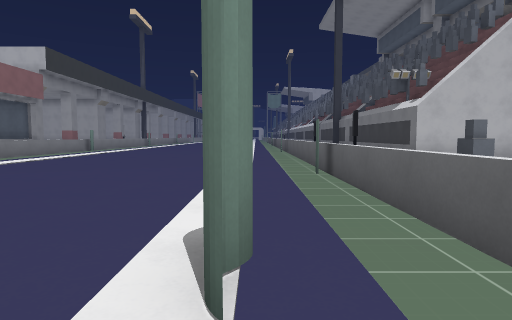
[1] (above)

19 first-person views from a walk through a 3-D level made in the Godot game engine. The camera is 1.2 m above the floor, tilts 4° down and sees 75° across. The floor is counted in squares, 2 m on a side. Each view is taken from the middle of a square. On the plan, view 1 faces up. The plan holds only what a view shows up to about 10 squares ahead; the rest is blank. The place goes on beyond the plan. Surface patterns are stand-ins for the level's own textures.

[2]
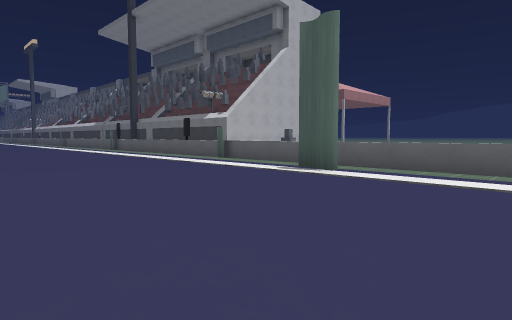

[3]
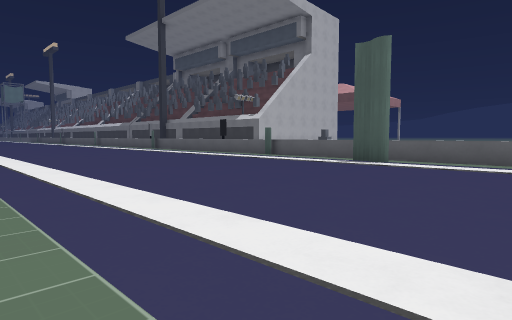

[4]
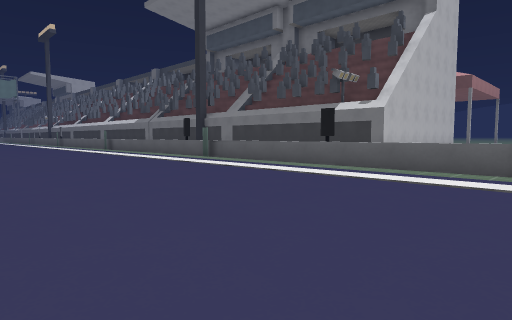

[5]
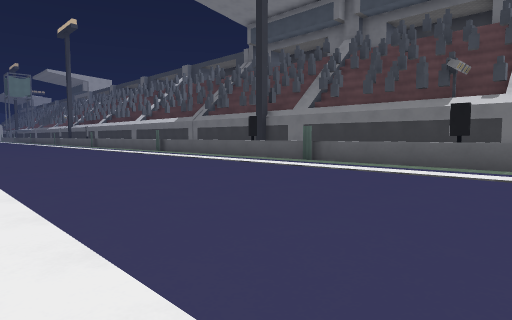

[6]
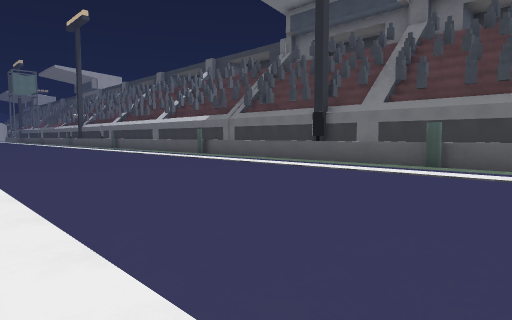

[7]
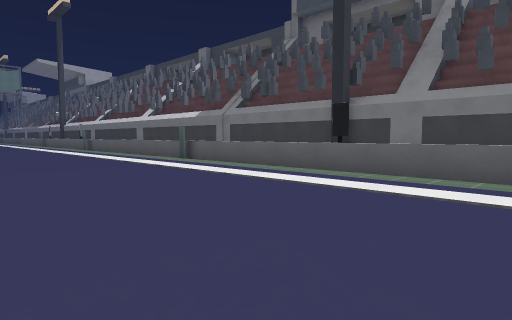

[8]
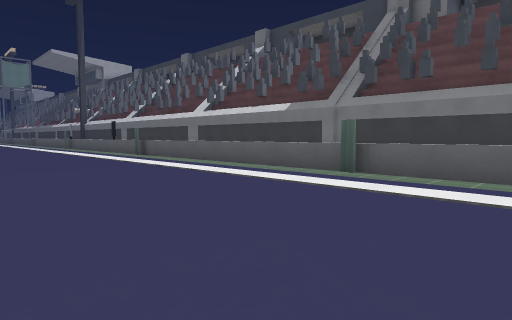

[9]
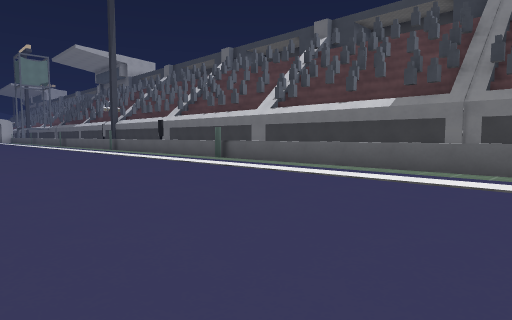

[10]
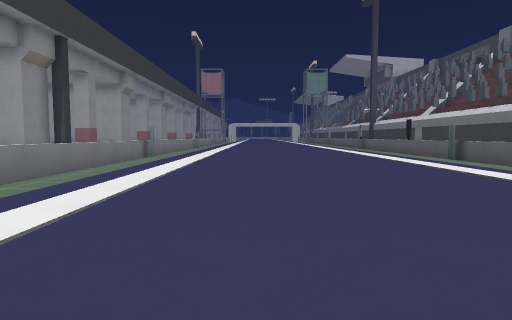

[11]
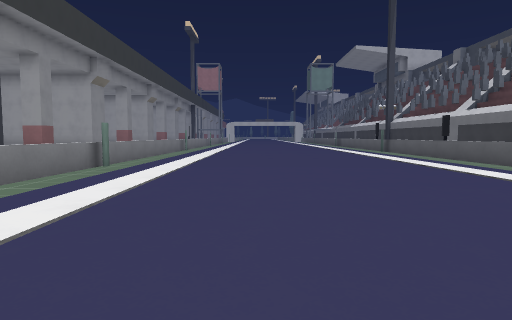

[12]
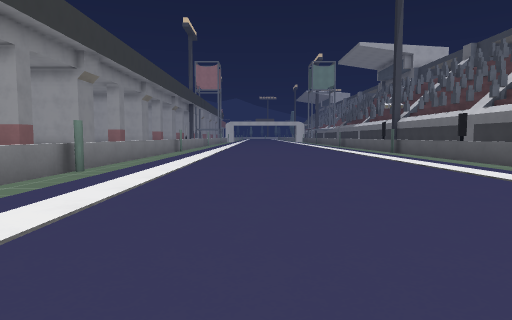

[13]
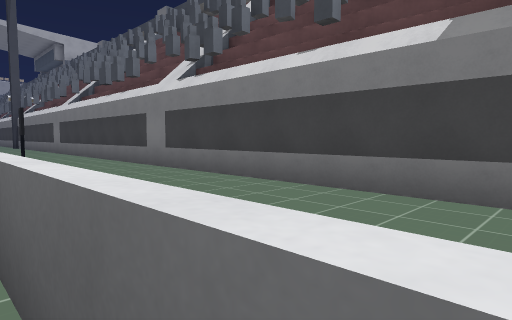

[14]
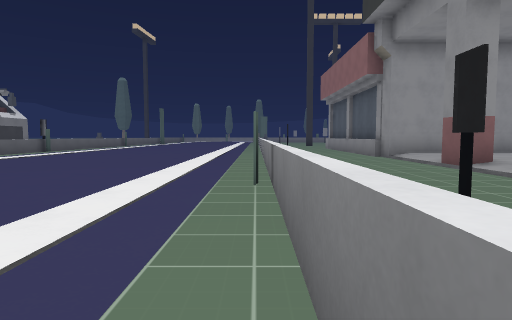

[15]
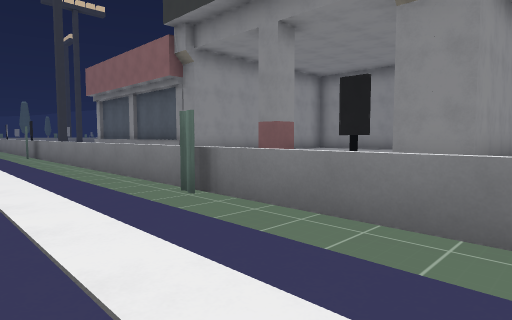

[16]
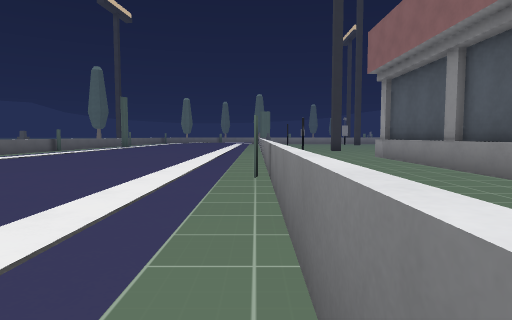

[17]
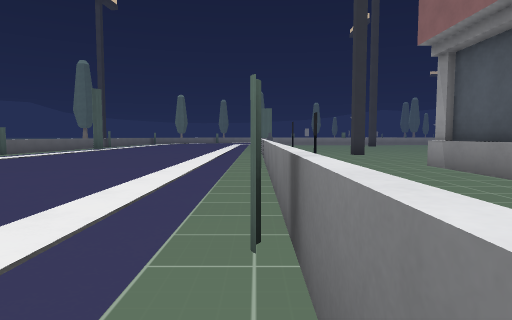

[18]
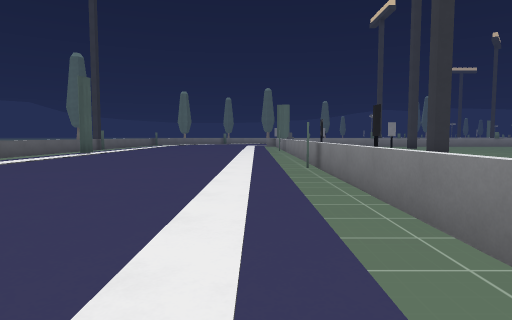

[19]
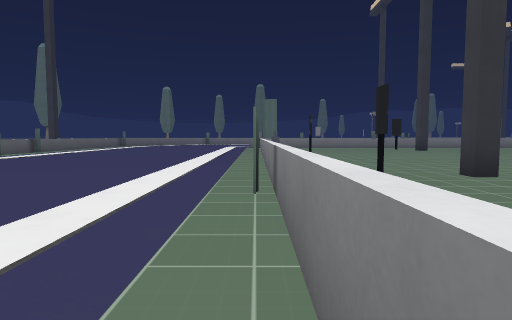

### Floor plan
Key: @ floor where view 1 was taken; # wall or solid block; . floor; = window, fence, low wall or low ledge; F flag.
Columns run from 10 left of view 1 to 4 right of it. Each row starts with its distance up from view 1.
 34    .........  #
 33   =.........=.#
 32   =.........=.#
 31   =.........=.#
 30    #........=.#
 29   =........=..#
 28   =.........=.#
 27   =.........=.#
 26   =.........=.#
 25   =.........=.#
 24   =.........=.#
 23  # .........= #
 22  . #........= #
 21  .=........=  #
 20  .=.........= #
 19  .=.........= #
 18  .=.........= #
 17  .=..........##
 16 =.=.........= #
 15 =.=.........= #
 14 =..#........= #
 13 =.=........=  #
 12 =.=.........= #
 11 =.=.........= #
 10 =.=..........##
  9 #.=.........= #
  8  .=.........=
  7  ..=........=
  6  .=........=
  5 ##.......... #
  4  .=.........=.
  3  .=.........=
  2  .=.........=
  1  .=.......F.=
  0  .=.......@.=
 -1     ........=
 -2    .......

Where each view was taken, in squares from view 1:
view 1: 0 up, 0 right, facing up
view 2: 2 down, 5 left, facing up-right
view 3: 2 down, 7 left, facing up-right
view 4: 5 up, 5 left, facing up-right
view 5: 8 up, 6 left, facing up-right
view 6: 11 up, 6 left, facing up-right
view 7: 13 up, 4 left, facing up-right
view 8: 18 up, 4 left, facing up-right
view 9: 21 up, 5 left, facing up-right
view 10: 20 up, 4 left, facing up
view 11: 23 up, 4 left, facing up
view 12: 24 up, 4 left, facing up
view 13: 24 up, 1 right, facing up-right
view 14: 26 up, 7 left, facing down
view 15: 25 up, 5 left, facing down-left
view 16: 19 up, 7 left, facing down
view 17: 16 up, 7 left, facing down
view 18: 13 up, 6 left, facing down
view 19: 10 up, 7 left, facing down
